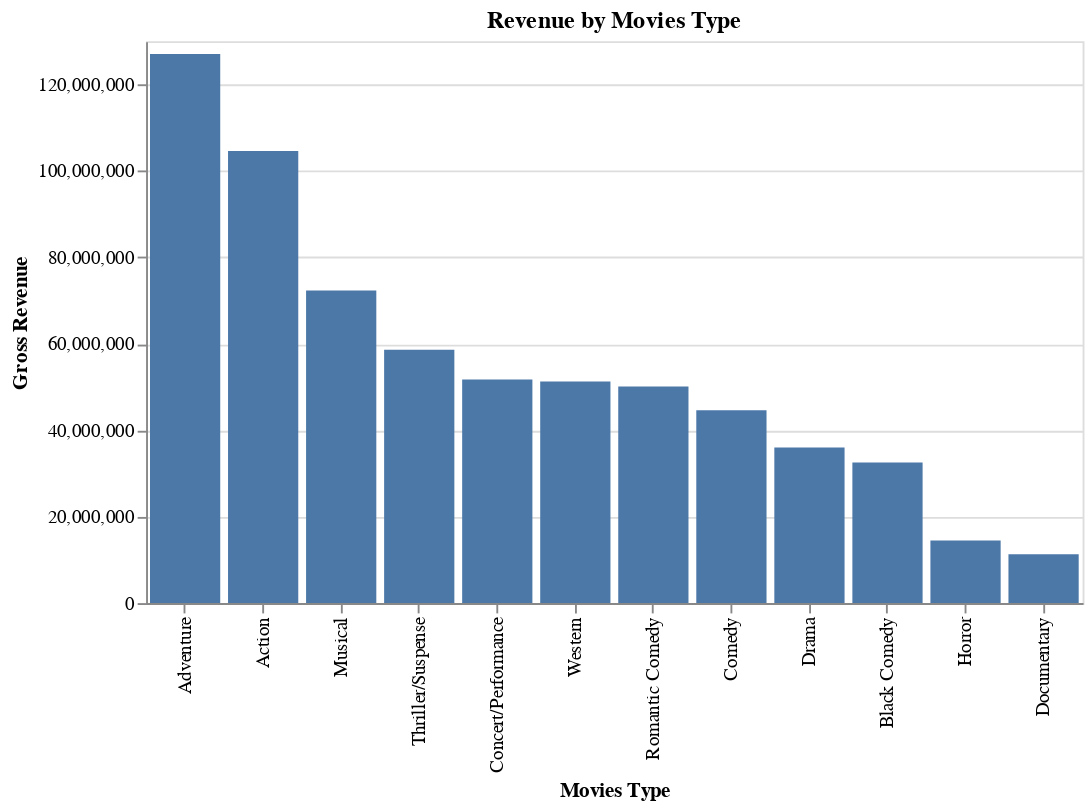

Notebook source saved alongside this figure:
### Markdown cell above
As the above 2 tables reflect data about various genre types and which genre type movies in a dataset has earned how much total gross revenue and what is the mean of those movies. 
The 1st table reflects all the movies category which has performed below and also includes those movies which has performed better than the average and in the second table it includes only those genre movies which has performed better than the average and 3 genre movies type were not better than the average as well.

### Code cell
disney8 = (
    alt.Chart(disney6,width = 500, height = 300)
    .mark_bar().encode(
        x = alt.X("genre:O",title = "Movies Type",sort="-y"),
        y=alt.Y("total_gross:Q", title="Gross Revenue"),
    )
    .properties(title = "Revenue by Movies Type")
)
disney8

### Figure 1 — Vega-Lite specification as saved in the notebook (floating-point values rounded to 4 significant figures)
{"config": {"view": {"continuousWidth": 400, "continuousHeight": 300}}, "data": {"name": "data-65bfecb25e41b5fb16ec98a98d3dbf45"}, "mark": "bar", "encoding": {"x": {"type": "ordinal", "field": "genre", "sort": "-y", "title": "Movies Type"}, "y": {"type": "quantitative", "field": "total_gross", "title": "Gross Revenue"}}, "height": 300, "title": "Revenue by Movies Type", "width": 500, "$schema": "https://vega.github.io/schema/vega-lite/v4.8.1.json", "datasets": {"data-65bfecb25e41b5fb16ec98a98d3dbf45": [{"genre": "Documentary", "total_gross": 11292851}, {"genre": "Horror", "total_gross": 14511478}, {"genre": "Black Comedy", "total_gross": 32514404}, {"genre": "Drama", "total_gross": 36026078}, {"genre": "Comedy", "total_gross": 44613294}, {"genre": "Romantic Comedy", "total_gross": 50095950}, {"genre": "Western", "total_gross": 51287351}, {"genre": "Concert/Performance", "total_gross": 51728233}, {"genre": "Thriller/Suspense", "total_gross": 58616938}, {"genre": "Musical", "total_gross": 72330259}, {"genre": "Action", "total_gross": 104614082}, {"genre": "Adventure", "total_gross": 127047050}]}}
